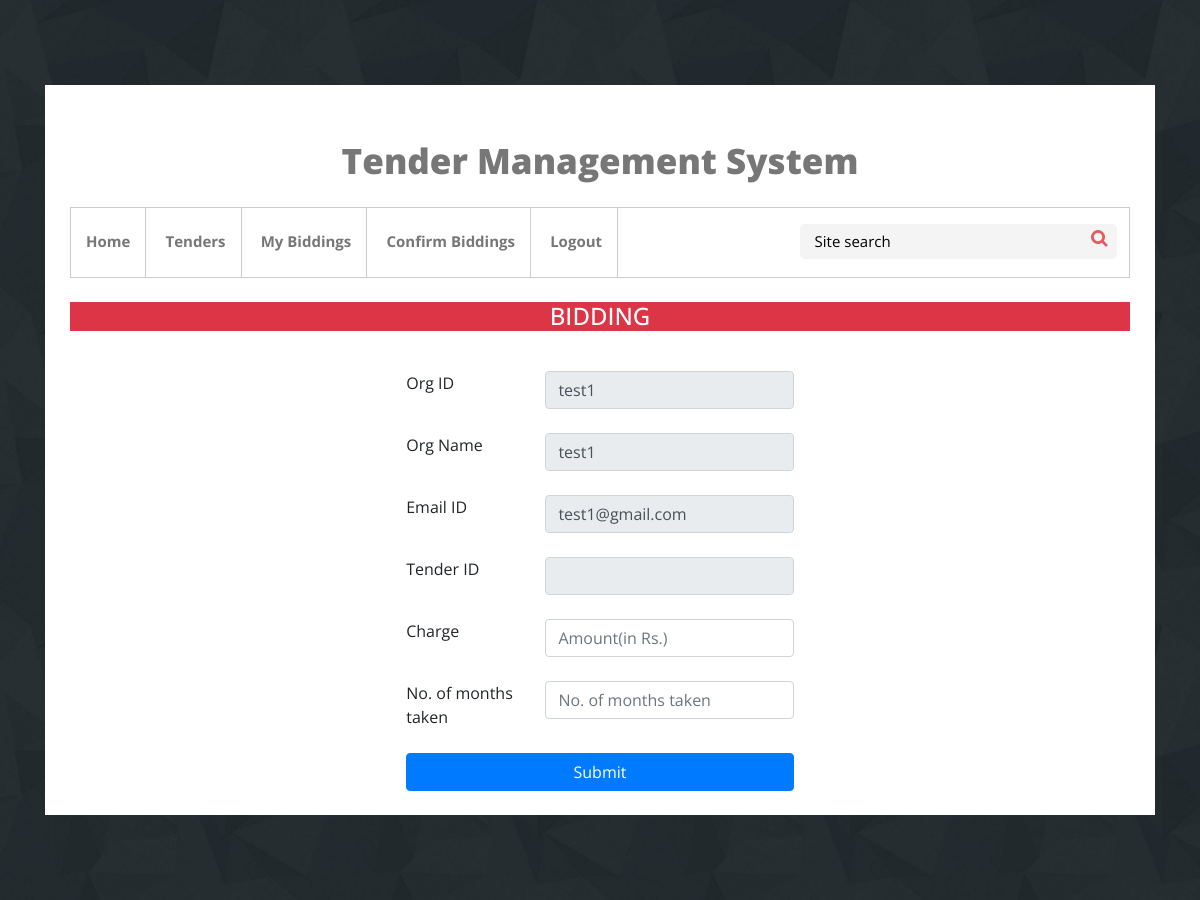
The app's page /user/biddings.php (signed in) with its own data.
### tables this page shows
CREATE TABLE `organization` (
  `OrgID` varchar(20) NOT NULL,
  `OrgName` varchar(250) NOT NULL,
  `OrgEmail` tinytext NOT NULL,
  `OrgPass` longtext NOT NULL
);

### user/biddings.php (the view, shortened to what this page needs)
<!DOCTYPE html>
<html>
<head>
    <?php
    include 'links.php'
    ?>
    <link href="css/style.css" rel="stylesheet" type="text/css" media="all" />
</head>
<body>
    <div class="mother-grid">
        <div class="container">
            <div class="temp-padd">
                <div class="title-main">
                    <a href="index.html">
                        <h1>Tender Management System</h1>
                    </a>
                </div>
                <div class="header mb-4">
                    <div class="navg">
                        <ul class="res">
                            <li><a href="index.php">Home</a></li>
                            <li><a href="tenders.php">Tenders</a></li>
                            <li><a href="myBiddings.php">My Biddings</a></li>
                            <li><a href="viewConfirmedBiddings.php">Confirm Biddings</a></li>
                            <li><a href="includes/logout.inc.php">Logout</a></li>
                        </ul>
                    </div>
                    <div class="search">
                        <input type="text" value="Site search" onfocus="this.value = '';" onblur="if (this.value == '') {this.value = 'Site search';}" />
                        <input type="submit" value="" />
                    </div>
                    <div class="clearfix"></div>
                </div>
                <h4 class="heading-4 text-center mb-4 text-white bg-danger">BIDDING</h4>
                <?php
                require 'includes/dbh.inc.php';
                $Orgid = $_SESSION['userId'];
                $id = $_GET['id'];
                $sql = "SELECT * FROM organization where OrgID='$Orgid'";
                $query = mysqli_query($conn, $sql);
                $row = mysqli_fetch_assoc($query);
                ?>
                <div class="container d-flex align-items center justify-content-center">
                    <form class="form-horizontal" action="insertIntoTable.php" method="POST">
                        <div class="form-group mt-3 row">
                            <label class="control-label col-sm-4" for="OrgID">Org ID</label>
                            <div class="col-sm-8">
                                <input class="form-control mb-2" type="text" name="OrgID" id="OrgID" value="<?php echo $row['OrgID'] ?>" readonly>
                            </div>
                        </div>
                        <div class="form-group row">
                            <label class="control-label col-sm-4" for="Name">Org Name</label>
                            <div class="col-sm-8">
                                <input class="form-control mb-2" type="text" name="Name" id="Name" value="<?php echo $row['OrgName'] ?>" readonly>
                            </div>
                        </div>
                        <div class="form-group row">
                            <label class="control-label col-sm-4" for="Email">Email ID</label>
                            <div class="col-sm-8">
                                <input class="form-control mb-2" type="email" name="Email" id="Email" value="<?php echo $row['OrgEmail'] ?>" readonly>
                            </div>
                        </div>
                        <div class="form-group row">
                            <label class="control-label col-sm-4" for="TenderID">Tender ID</label>
                            <div class="col-sm-8">
                                <input class="form-control mb-2" type="number" name="TenderID" id="TenderID" value="<?php echo $id ?>" readonly>
                            </div>
                        </div>
                        <div class="form-group row">
                            <label class="control-label col-sm-4" for="Charge">Charge</label>
                            <div class="col-sm-8">
                                <input class="form-control mb-2" type="float" name="Charge" id="Charge" placeholder="Amount(in Rs.)" required>
                            </div>
                        </div>
                        <div class="form-group row">
                            <label class="control-label col-sm-4" for="Months">No. of months taken</label>
                            <div class="col-sm-8">
                                <input class="form-control mb-2" type="number" name="Months" id="Months" placeholder="No. of months taken" required>
                            </div>
                        </div>
                        <button class="btn btn-block btn-primary" type="submit" name="bid-submit">Submit</button>
                    </form>
                </div>
            </div>
        </div>
    </div>
</body>
</html>

### user/css/style.css (style rules this page uses)
h4, h5, h6, h1, h2, h3 { margin-top: 0; }
ul, ol { margin: 0; }
html, body { font-family: 'Open Sans', sans-serif; font-size: 100%; background:#fff; }
.mother-grid { padding: 85px 0px; min-height: 100vh; background: url(../images/m-banner.jpg) no-repeat; background-size: cover; -webkit-background-size:cover; -moz-background-size:cover; -o-background-size:cover; -ms-background-size:cover; position: relative; }
.temp-padd { background: #fff; padding: 0px 25px; }
.title-main { text-align: center; padding: 55px 0px 17px; }
.title-main a h1 { font-size: 35px; font-weight: 800; color: #777; }
.title-main a { text-decoration:none; }
.header { border: 1px solid #ccc; }
.navg { float: left; }
.search { float: right; }
.navg ul { padding: 0px; list-style: none; }
.navg ul li { display: inline-block; padding: 21px 15px 24px 15px; border-right: 1px solid #ccc; }
.navg ul li a { font-size: 15px; font-weight: 700; color: #777; text-decoration:none; }
.search { float: right; width: 30%; background:#F5F4F4; border-radius: 5px; margin: 16px 12px 0px 0px; }
.search input[type="text"] { outline: none; font-size: 15px; font-weight: 400; color: #000; width: 85%; padding: 6px 6px 6px 15px; border: none; background: #F5F4F4; border-radius: 5px; }
.search input[type="submit"] { border: none; outline: none; background: url(../images/search.png) no-repeat 17px 0px; width: 11%; vertical-align: middle; }

### records on screen
organization: OrgID "test1", Name "test1", Email "test1@gmail.com"
